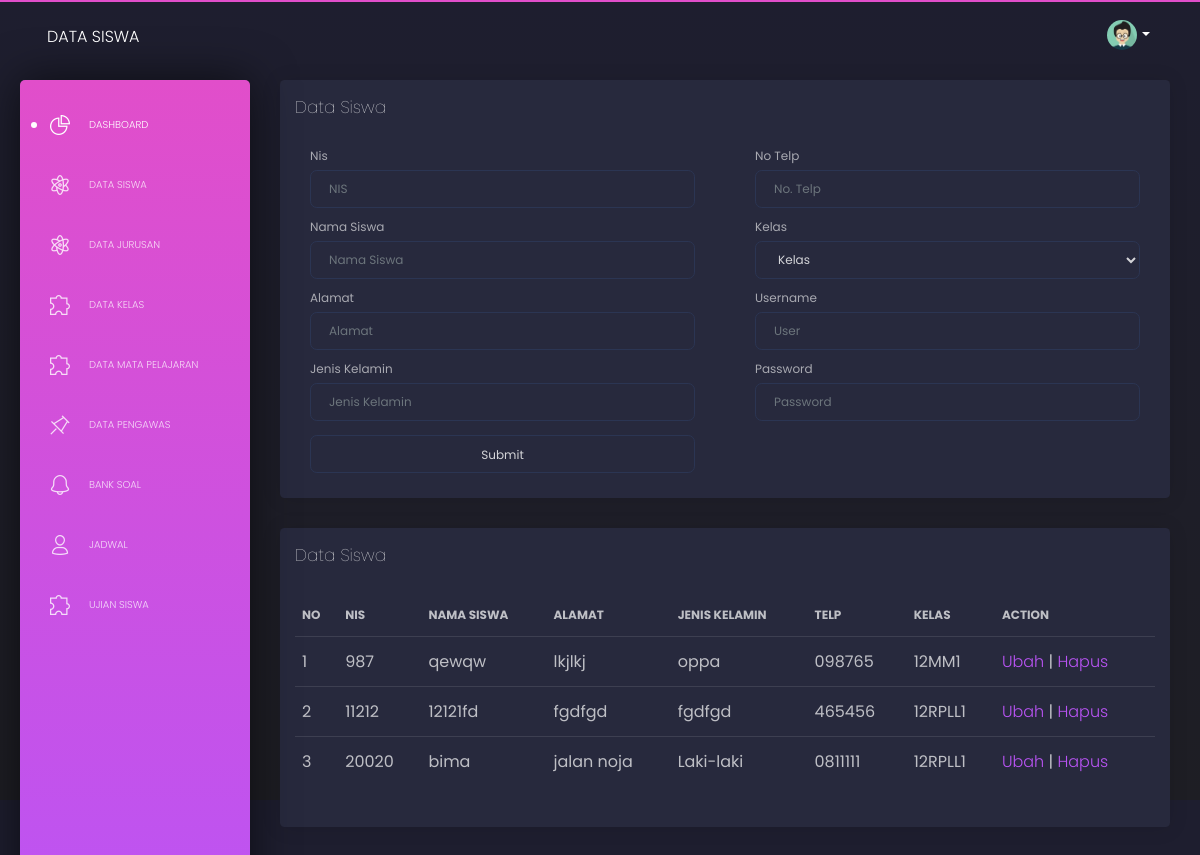
Screenshot of /dashboard/data_siswa.php with the database file from the repository.
### tables this page shows
CREATE TABLE `tbsiswa` (
  `nis` int(11) NOT NULL,
  `kodekelas` varchar(10) NOT NULL,
  `nama` varchar(50) NOT NULL,
  `alamat` varchar(50) NOT NULL,
  `jkel` char(10) NOT NULL,
  `telp` char(14) NOT NULL,
  `username` varchar(20) NOT NULL,
  `password` varchar(20) NOT NULL
);

CREATE TABLE `tbkelas` (
  `kodekelas` varchar(10) NOT NULL,
  `kodejurusan` int(11) NOT NULL,
  `nama` varchar(50) NOT NULL,
  `kelas` tinyint(3) NOT NULL
);

### dashboard/data_siswa.php (the view, shortened to what this page needs)
<html class="perfect-scrollbar-on" lang="en">
<head>
    <link href="https://use.fontawesome.com/releases/v5.0.6/css/all.css" rel="stylesheet">
    <link href="assets/css/nucleo-icons.css" rel="stylesheet" />
    <link href="assets/css/black-dashboard.css?v=1.0.0" rel="stylesheet" />
    <link href="assets/demo/demo.css" rel="stylesheet" />
</head>
<body class="">
    <div class="wrapper">
    <?php
        include("menu.php");
        include("koneksi.php");
    ?>
        <div class="main-panel">
            <nav class="navbar navbar-expand-lg navbar-absolute navbar-transparent">
                <div class="container-fluid">
                    <div class="navbar-wrapper">
                        <a class="navbar-brand" href="javascript:void(0)">Data Siswa</a>
                    </div>
                    <div class="collapse navbar-collapse" id="navigation">
                        <ul class="navbar-nav ml-auto">
                            <li class="dropdown nav-item">
                                <a href="#" class="dropdown-toggle nav-link" data-toggle="dropdown">
                                    <div class="photo">
                                        <img src="assets/img/anime3.png" alt="Profile Photo">
                                    </div>
                                    <b class="caret d-none d-lg-block d-xl-block"></b>
                                </a>
                            </li>
                        </ul>
                    </div>
                </div>
            </nav>
            <div class="content">
                <div class="row">
                    <div class="col-md-12">
                        <div class="card ">
                            <div class="card-header">
                                <h4 class="card-title">Data Siswa</h4>
                            </div>
                            <div class="card-body">
                                <div class="row">
                                    <div class="col-md-6">
                                        <form action="insertdatasiswa.php" method="post" class="from-horizontal" role="form">
                                            <div class="form-group">
                                                    <div class="col-sm-12">
                                                        <label for="">Nis</label>
                                                        <input type="text" class="form-control" id="lastname"
                                                            placeholder="NIS" name="nis">
                                                    </div>
                                            </div>
                                            <div class="form-group">
                                                <div class="col-sm-12">
                                                    <label for="">Nama Siswa</label>
                                                    <input type="text" class="form-control" id="lastname"
                                                        placeholder="Nama Siswa" name="nama">
                                                </div>
                                            </div>
                                            <div class="form-group">
                                                <div class="col-sm-12">
                                                    <label for="">Alamat</label>
                                                    <input type="text" class="form-control" id="lastname"
                                                        placeholder="Alamat" name="alamat">
                                                </div>
                                            </div>
                                            <div class="form-group">
                                                    <div class="col-sm-12">
                                                        <label for="">Jenis Kelamin</label>
                                                        <input type="text" class="form-control" id="lastname"
                                                            placeholder="Jenis Kelamin" name="jkel">
                                                    </div>
                                            </div>
                                    </div>
                                    <div class="col-md-6">
                                    <div class="form-group">
                                            <div class="col-sm-12">
                                                <label for="">No Telp</label>
                                                <input type="text" class="form-control" id="lastname"
                                                    placeholder="No. Telp" name="telp">
                                            </div>
                                        </div>
                                        <div class="form-group">
                                            <div class="col-sm-12">
                                                <label for="">Kelas</label>
                                                    <select class="form-control" name="kodekelas" id="kelas">
                                                        <option selected>Kelas</option>
                                                    </select>
                                            </div>
                                        </div>
                                        <div class="form-group">
                                            <div class="col-sm-12">
                                                <label for="">Username</label>
                                                <input type="text" class="form-control" id="lastname"
                                                    placeholder="User" name="username">
                                            </div>
                                        </div>
                                        <div class="form-group">
                                            <div class="col-sm-12">
                                                <label for="">Password</label>
                                                <input type="text" class="form-control" id="lastname"
                                                    placeholder="Password" name="password">
                                            </div>
                                        </div>
                                    </div>
                                    <div class="col-sm-6">
                                        <div class="form-group">
                                            <div class="col-sm-12">
                                                <input type="submit" value="Submit" class="form-control" name="submit">
                                            </div>
                                        </div>
                                    </div>
                                </div>
                            </div>
                        </div>
                        <div class="row">
                                <div class="col-md-12">
                                  <div class="card ">
                                    <div class="card-header">
                                      <h4 class="card-title">Data Siswa</h4>
                                    </div>
                                    <div class="card-body">
                                      <div class="table-responsive">
                                        <table class="table tablesorter " id="">
                                          <thead class=" text-primary">
                                            <tr>
                                              <th>
                                                NO
                                              </th>
                                              <th>
                                                NIS
                                              </th>
                                              <th>
                                                Nama Siswa
                                              </th>
                                              <th>
                                                Alamat
                                              </th>
                                              <th>
                                                Jenis Kelamin
                                              </th>
                                              <th>Telp</th>
                                              <th>Kelas</th>
                                              <th>Action</th>
                                            </tr>
                                          </thead>
                                          <tbody>
                                            <?php
                                                $query="select *,tbsiswa.nama as namas from tbsiswa inner join tbkelas on tbsiswa.kodekelas=tbkelas.kodekelas";
                                                $execute=mysqli_query($koneksi,$query);
                                                $i=1;
                                                while($data=mysqli_fetch_array($execute)){
                                            ?>
                                            <tr>
                                              <td><?php echo $i;?></td>
                                              <td>
                                                <?php echo $data['nis'];?>
                                              </td>
                                              <td>
                                              <?php echo $data['namas'];?>
                                              </td>
                                              <td>
                                              <?php echo $data['alamat'];?>
                                              </td>
                                              <td>
                                              <?php echo $data['jkel'];?>
                                              </td>
                                              <td>
                                              <?php echo $data['telp'];?>
                                              </td>
                                              <td>
                                              <?php echo $data['kodekelas'];?>
                                              </td>
                                              <td>
                                                 <a href="data_siswa_edit.php?nis=<?php echo $data['nis'];?>">Ubah</a> | <a href="proseshapussiswa.php?nis=<?php echo $data['nis'];?>" onClick="confirm('Yakin Ingin Menghapus data');">Hapus</a>
                                              </td>
                                            </tr>
                                            <?php
                                                $i=$i+1;
                                                }
                                            ?>
                                          </tbody>
                                        </table>
                                      </div>
                                    </div>
                                  </div>
                                </div>
                              </div>
                    </div>
                </div>
            </div>
        </div>
    </div>
</body>
</html>

### rows the page displays
tbsiswa: nis "987", nama "qewqw", alamat "lkjlkj", jkel "oppa", telp "098765", tbkelas.kodekelas "12MM1"
tbsiswa: nis "11212", nama "12121fd", alamat "fgdfgd", jkel "fgdfgd", telp "465456", tbkelas.kodekelas "12RPLL1"
tbsiswa: nis "20020", nama "bima", alamat "jalan noja", jkel "Laki-laki", telp "0811111", tbkelas.kodekelas "12RPLL1"
